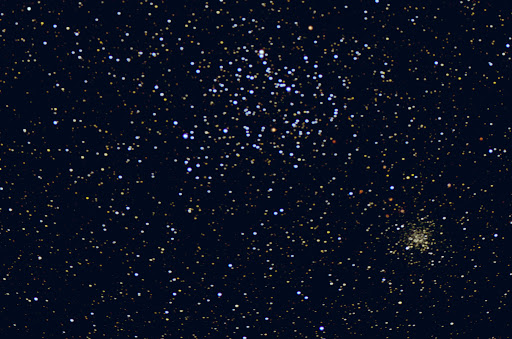
#> input picture night_sky.gif, 512 x 339 px
$ jupyter execute count_stars.ipynb
#> lines starting #> are read from the running program, lines starting #| are printed output that depends on the picture
[cell 1]
import os
import matplotlib.pyplot as plt
import matplotlib.cm as cm
from math import sqrt
from skimage import data
from skimage.feature import blob_dog, blob_log, blob_doh
from skimage.color import rgb2gray
from skimage.io import imread
import glob

[cell 2]
os.chdir('/Users/q.chi1099/Desktop/')

[cell 3]
example_image = glob.glob('night_sky.gif')[0]
im = imread(example_image, as_gray=False)
#> im is the input picture: shape (339, 512, 3); mean R, G, B 8.9, 15, 31.9
plt.imshow(im, cmap=cm.gray)
plt.show()

[cell 4]
image_gray = rgb2gray(im)  # Change image to gray
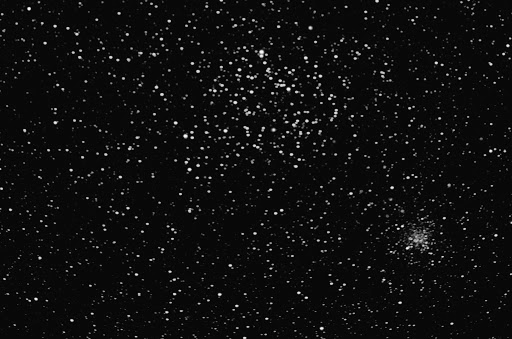
#> image_gray: shape (339, 512) float64; min 0, max 0.984, mean 0.0585

blobs_log = blob_log(image_gray, max_sigma=30, num_sigma=10, threshold=.1)
#> blobs_log = 1576 rows, first 8: [274, 136, 1], [328, 321, 1], [8, 29, 1], [169, 189, 1], [45, 507, 1], [154, 291, 1], [294, 219, 1], [297, 306, 1]

# Compute radii in the 3rd column
blobs_log[:, 2] = blobs_log[:, 2] * sqrt(2)
num_row = len(blobs_log)
#> num_row = 1576
print("Numbers of stars counted: ", num_row)
#| Numbers of stars counted:  1576

fig, axes = plt.subplots(1,1)
plt.imshow(image_gray, cmap=cm.gray)

for blob in blobs_log:
    y, x, r = blob
    c = plt.Circle((x,y), r+5, color='salmon', linewidth=1, fill=False)
    axes.add_patch(c)
#> this loop made 1576 passes
#> (blob, y, x) on passes 1 to 3: ([274, 136, 1.41], 274, 136), ([328, 321, 1.41], 328, 321), ([8, 29, 1.41], 8, 29)
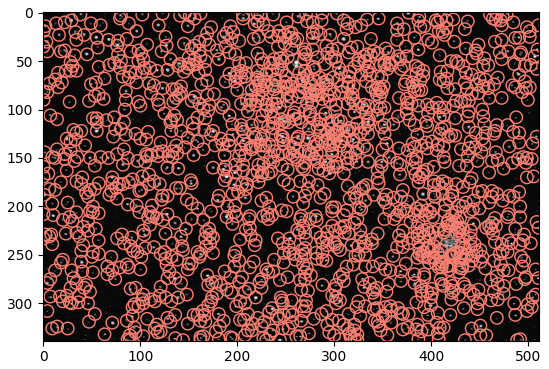
#> figure drawn by matplotlib, 1 panel
